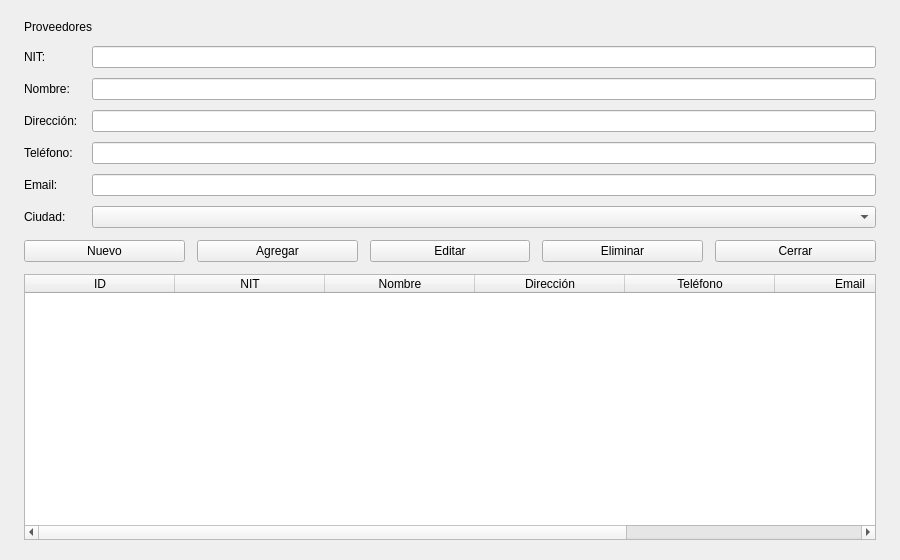
<?xml version="1.0" encoding="UTF-8"?>
<ui version="4.0"><class>VentanaProveedor</class>
<widget class="QDialog" name="VentanaProveedor">
<property name="geometry"><rect><x>0</x><y>0</y><width>900</width><height>560</height></rect></property>
<property name="windowTitle"><string>Proveedores</string></property>
<layout class="QVBoxLayout" name="layoutPrincipal"><property name="spacing"><number>12</number></property><property name="leftMargin"><number>24</number></property><property name="topMargin"><number>20</number></property><property name="rightMargin"><number>24</number></property><property name="bottomMargin"><number>20</number></property><item><widget class="QLabel" name="lblEncabezado"><property name="text"><string>Proveedores</string></property></widget></item>
<item><layout class="QFormLayout" name="layoutFormulario"><property name="horizontalSpacing"><number>14</number></property><property name="verticalSpacing"><number>10</number></property><item row="0" column="0"><widget class="QLabel" name="lblNit"><property name="text"><string>NIT:</string></property></widget></item><item row="0" column="1"><widget class="QLineEdit" name="txtNit"><property name="maxLength"><number>20</number></property></widget></item><item row="1" column="0"><widget class="QLabel" name="lblNombre"><property name="text"><string>Nombre:</string></property></widget></item><item row="1" column="1"><widget class="QLineEdit" name="txtNombre"><property name="maxLength"><number>100</number></property></widget></item><item row="2" column="0"><widget class="QLabel" name="lblDireccion"><property name="text"><string>Dirección:</string></property></widget></item><item row="2" column="1"><widget class="QLineEdit" name="txtDireccion"><property name="maxLength"><number>150</number></property></widget></item><item row="3" column="0"><widget class="QLabel" name="lblTelefono"><property name="text"><string>Teléfono:</string></property></widget></item><item row="3" column="1"><widget class="QLineEdit" name="txtTelefono"><property name="maxLength"><number>20</number></property></widget></item><item row="4" column="0"><widget class="QLabel" name="lblEmail"><property name="text"><string>Email:</string></property></widget></item><item row="4" column="1"><widget class="QLineEdit" name="txtEmail"><property name="maxLength"><number>100</number></property></widget></item><item row="5" column="0"><widget class="QLabel" name="lblCiudad"><property name="text"><string>Ciudad:</string></property></widget></item><item row="5" column="1"><widget class="QComboBox" name="cmbCiudad"/></item></layout></item>
<item><layout class="QHBoxLayout" name="layoutBotones"><item><widget class="QPushButton" name="btnNuevo"><property name="text"><string>Nuevo</string></property><property name="autoDefault"><bool>false</bool></property></widget></item><item><widget class="QPushButton" name="btnAgregar"><property name="text"><string>Agregar</string></property><property name="autoDefault"><bool>false</bool></property></widget></item><item><widget class="QPushButton" name="btnEditar"><property name="text"><string>Editar</string></property><property name="autoDefault"><bool>false</bool></property></widget></item><item><widget class="QPushButton" name="btnEliminar"><property name="text"><string>Eliminar</string></property><property name="autoDefault"><bool>false</bool></property></widget></item><item><widget class="QPushButton" name="btnCerrar"><property name="text"><string>Cerrar</string></property><property name="autoDefault"><bool>false</bool></property></widget></item></layout></item>
<item><widget class="QTableWidget" name="tblProveedores">
<property name="editTriggers"><set>QAbstractItemView::EditTrigger::NoEditTriggers</set></property>
<property name="selectionMode"><enum>QAbstractItemView::SelectionMode::SingleSelection</enum></property>
<property name="selectionBehavior"><enum>QAbstractItemView::SelectionBehavior::SelectRows</enum></property><property name="alternatingRowColors"><bool>true</bool></property><property name="showGrid"><bool>false</bool></property>
<attribute name="horizontalHeaderStretchLastSection"><bool>true</bool></attribute><attribute name="verticalHeaderVisible"><bool>false</bool></attribute><attribute name="horizontalHeaderDefaultSectionSize"><number>150</number></attribute>
<column><property name="text"><string>ID</string></property></column><column><property name="text"><string>NIT</string></property></column><column><property name="text"><string>Nombre</string></property></column><column><property name="text"><string>Dirección</string></property></column><column><property name="text"><string>Teléfono</string></property></column><column><property name="text"><string>Email</string></property></column><column><property name="text"><string>Ciudad</string></property></column></widget></item>
</layout></widget><resources/><connections/></ui>
